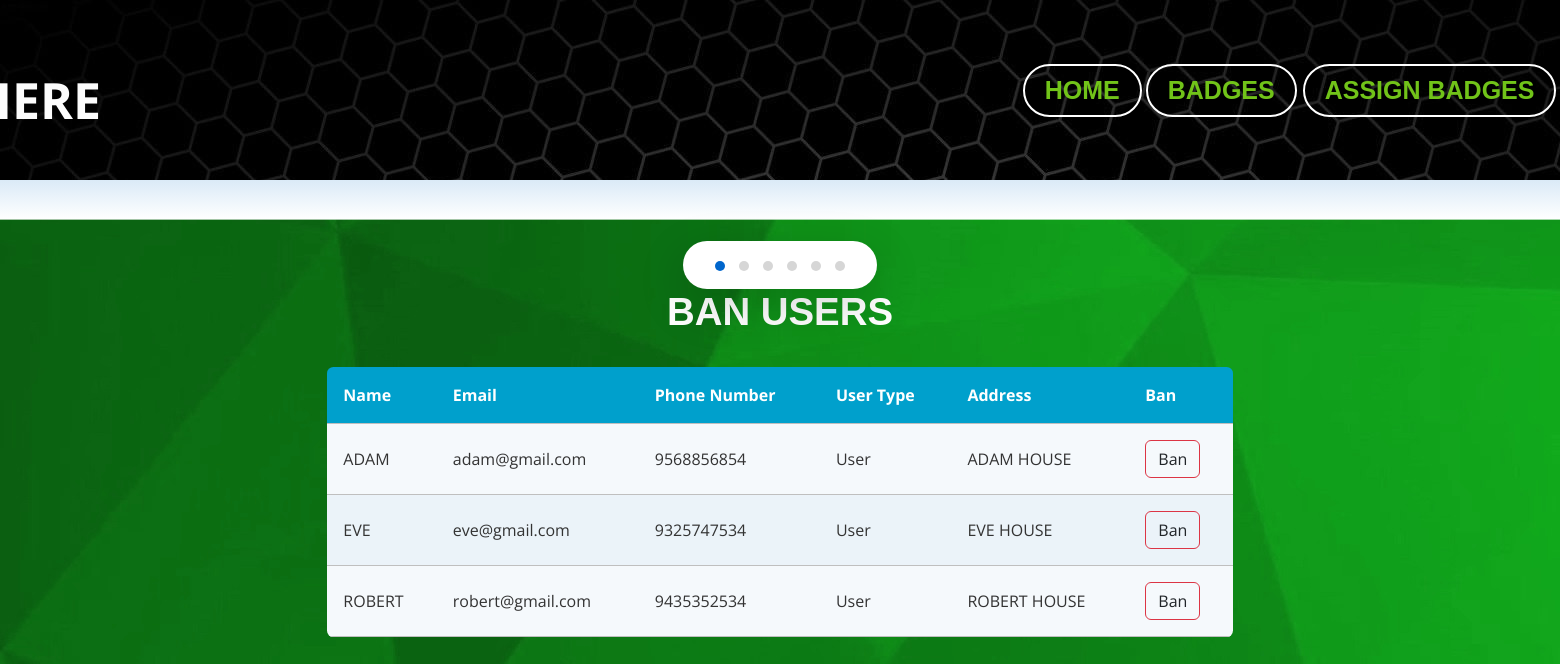
/banUsers/ (signed in), run on the app's committed database.
### myapp/models.py (models this page shows, shortened)
class Register(models.Model):
    loginid = models.ForeignKey(Login, on_delete=models.CASCADE, null=True)
    name=models.CharField(max_length=100)
    email=models.CharField(max_length=100)
    phone=models.CharField(max_length=100)
    address=models.CharField(max_length=100,null=True)
    password=models.CharField(max_length=100)
    type = models.CharField(max_length=100, null=True, default="pending")

class Login(AbstractUser):
    user_type=models.CharField(max_length=30)
    view_password=models.CharField(max_length=30)

### myapp/views.py (the view)
# urls.py: path('banUsers/',views.banUsers),
def banUsers(request):
    uid = request.session["uid"]
    uid = Register.objects.filter(loginid=uid)
    data = Register.objects.all()
    return render(request,'MODER/ban.html',{'data':data,'uid':uid })

### templates/MODER/ban.html (shortened to what this page needs)
{% extends 'MODER/common.html' %}
{% block content %}
<nav class="navbar navbar-expand-lg" style="background-image: url('../static/images/ftr.jpg'); height: 180px;">
  <div class="container">
    <a href="#" style="font-size: 50px;color: rgb(252, 252, 252);position: relative;right: 300px;top:10px;"><b>ECHOSPHERE</b>
    <div class="collapse navbar-collapse" id="navbarNav" style="position: relative;left: 430px;">
      <ul class="navbar-nav ms-lg-auto">
        <li class="nav-item">
          <a class="btn custom-btn custom-border-btn smoothscroll" href="/modDash" style="color: rgb(113, 195, 25);font-size: 25px;position: relative;right: 50px;">HOME</a>
          <li class="nav-item" style="position: relative;left: 90px;">
            <a class="btn custom-btn custom-border-btn smoothscroll" href="/viewachievments" style="color: rgb(113, 195, 25);font-size: 25px;position: relative;right: 136px;">BADGES</a>
          </li>
        <li class="nav-item">
          <a class="btn custom-btn custom-border-btn smoothscroll" href="/modViewUsers" style="color: rgb(113, 195, 25);font-size: 25px;position: relative;right: 40px;">ASSIGN&nbsp;BADGES</a>
        </li>
      </ul>
    </div>
  </div>
</nav>
<section class="contact-section section-padding pt-0">
  <div class="container">
    <div class="row">
      <div class="col-lg-8 col-12 mx-auto">
        <div class="container">
          <h1 style="color: white;">BAN USERS</h1><br>
          <table class="rwd-table" style="width: 6100px;">
            <tbody>
              <tr>
                <th>Name</th>
                <th>Email</th>
                <th>Phone Number</th>
                <th>User Type</th>
                <th>Address</th>
                <th>Ban</th>
              </tr>
              {% for i in data %}
              {% if i.type != 'Moderator'  %}
              <tr>
                <td>{{i.name}} </td>
                <td>{{i.email}}</td>
                <td>{{i.phone}}</td>
                <td>{{i.loginid.user_type}}</td>
                <td>{{i.address}}</td>
               {% if i.type != 'Banned' %}
                <td>
                  <a href="/ban?id={{ i.loginid_id }}"><button class="btn btn-outline-danger text-dark">Ban</button></a>
                </td>
                {% elif i.type == 'Banned'  %}
                <td>
                  <a href="/unban?id={{ i.loginid_id }}"><button class="btn btn-outline-danger text-dark">Unban</button></a>
                </td>
                {% else %}
                <td>
                  <a href="/ban?id={{ i.loginid_id }}"><button class="btn btn-outline-danger text-dark">Ban</button></a>
                </td>
                {% endif %}
              {% endif %}
              </tr>
              {% endfor %}
            </tbody>
          </table>
        </div>
      </div>
    </div>
</section>
{% endblock %}

### static/css/templatemo-pod-talk.css (style rules this page uses)
:root { --white-color: #ffffff; --primary-color: #00CC99; --secondary-color: #0066CC; --section-bg-color: #f0f8ff; --custom-btn-bg-color: #0066CC; --custom-btn-bg-hover-color: #00CC99; --dark-color: #000000; --p-color: #717275; --border-color: #7fffd4; --link-hover-color: #0066CC; --body-font-family: 'Montserrat', sans-serif; --title-font-family: 'Sono', sans-serif; --h1-font-size: 58px; --h2-font-size: 46px; --h3-font-size: 32px; --h4-font-size: 28px; --h5-font-size: 24px; --h6-font-size: 22px; --p-font-size: 16px; --menu-font-size: 14px; --border-radius-large: 100px; --border-radius-medium: 20px; --border-radius-small: 10px; --font-weight-light: 300; --font-weight-normal: 400; --font-weight-medium: 500; --font-weight-semibold: 600; --font-weight-bold: 700; }
body { background-color: var(--white-color); font-family: var(--body-font-family); }
h1, h2, h3, h4, h5, h6 { font-family: var(--title-font-family); font-weight: var(--font-weight-semibold); }
h1 { font-size: var(--h1-font-size); font-weight: var(--font-weight-bold); }
ul li { color: var(--p-color); font-size: var(--p-font-size); font-weight: var(--font-weight-light); }
b, strong { font-weight: var(--font-weight-bold); }
.section-padding { padding-top: 100px; padding-bottom: 100px; }
.custom-btn { background: var(--custom-btn-bg-color); border: 2px solid transparent; border-radius: var(--border-radius-large); color: var(--white-color); font-family: var(--title-font-family); font-size: var(--p-font-size); font-weight: var(--font-weight-semibold); line-height: normal; transition: all 0.3s; padding: 10px 20px; }
.custom-border-btn { background: transparent; border: 2px solid var(--custom-btn-bg-color); color: var(--custom-btn-bg-color); }
.navbar { background-color: transparent; position: absolute; top: 0; right: 0; left: 0; z-index: 9; padding-top: 20px; padding-bottom: 20px; }
.navbar .custom-border-btn { border-color: var(--white-color); color: var(--white-color); }

### templates/MODER/ban.html (style rules this page uses)
* { font-family: 'Open Sans', sans-serif; }
.rwd-table { margin: auto; min-width: 300px; max-width: 100%; border-collapse: collapse; }
.rwd-table tr:first-child { border-top: none; background: #00a0cc; color: #fff; }
.rwd-table tr { border-top: 1px solid #ddd; border-bottom: 1px solid #ddd; background-color: #f5f9fc; }
.rwd-table tr:nth-child(odd):not(:first-child) { background-color: #ebf3f9; }
.rwd-table th { display: none; }
.rwd-table td { display: block; }
.rwd-table td:first-child { margin-top: .5em; }
.rwd-table td:last-child { margin-bottom: .5em; }
.rwd-table td:before { content: attr(data-th) ": "; font-weight: bold; width: 120px; display: inline-block; color: #000; }
.rwd-table th, .rwd-table td { text-align: left; }
.rwd-table { color: #333; border-radius: .4em; overflow: hidden; }
.rwd-table tr { border-color: #bfbfbf; }
.rwd-table th, .rwd-table td { padding: .5em 1em; }
@media screen and (min-width: 600px) { .rwd-table td:before { display: none; } }
@media screen and (min-width: 600px) { .rwd-table th, .rwd-table td { display: table-cell; padding: .25em .5em; } }
@media screen and (min-width: 600px) { .rwd-table th:first-child, .rwd-table td:first-child { padding-left: 0; } }
@media screen and (min-width: 600px) { .rwd-table th:last-child, .rwd-table td:last-child { padding-right: 0; } }
@media screen and (min-width: 600px) { .rwd-table th, .rwd-table td { padding: 1em !important; } }
h1 { text-align: center; font-size: 2.4em; color: #000000; }
.container { display: block; text-align: center; }

### data on the page
Register: name "ADAM", email "adam@gmail.com", phone "9568856854", loginid.user_type "User", address "ADAM HOUSE"
Register: name "EVE", email "eve@gmail.com", phone "9325747534", loginid.user_type "User", address "EVE HOUSE"
Register: name "ROBERT", email "robert@gmail.com", phone "9435352534", loginid.user_type "User", address "ROBERT HOUSE"
